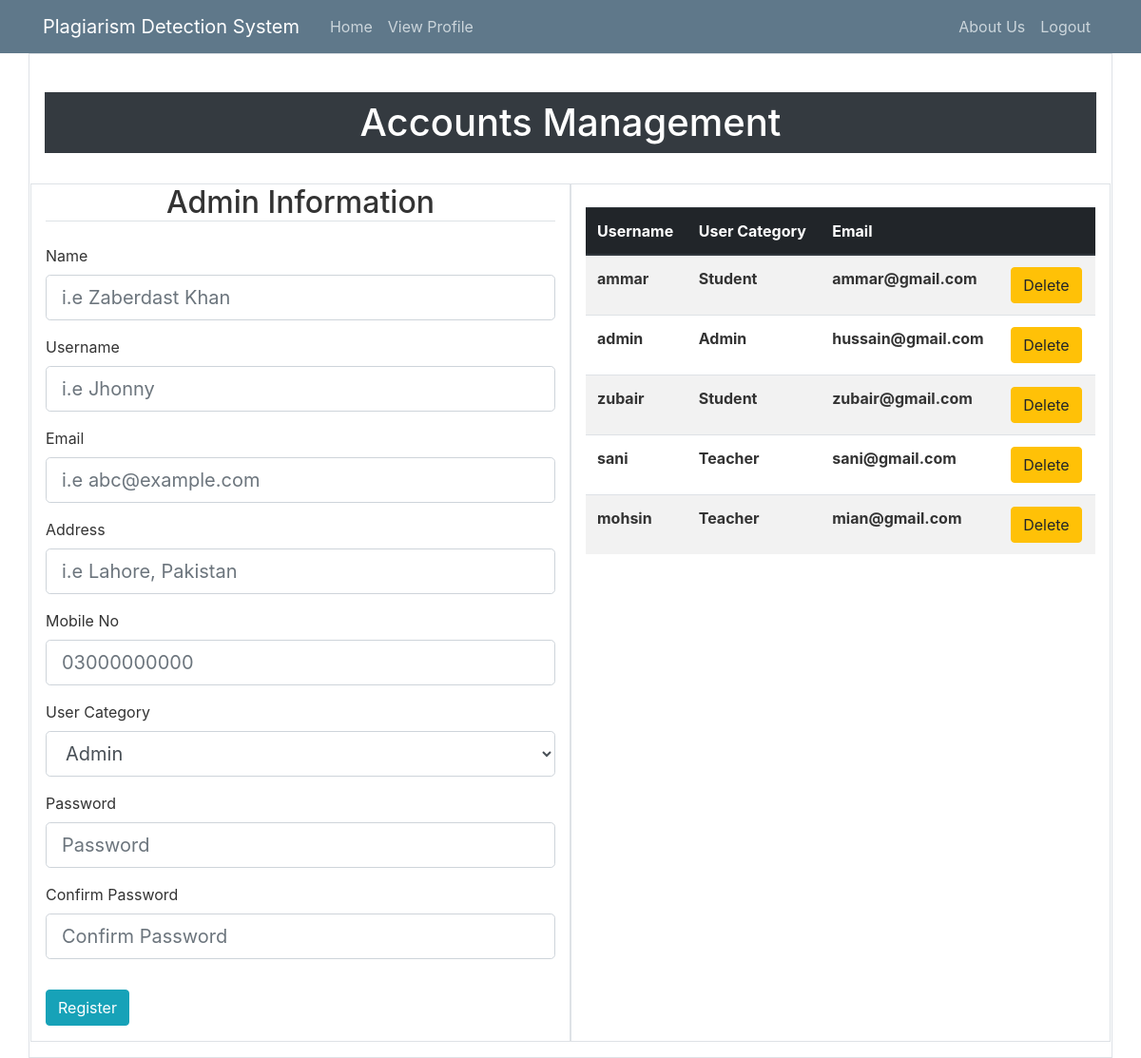
Page /account_management on the committed database.
### lms/models.py (models this page shows, shortened)
class User(db.Model, UserMixin):
    id = db.Column(db.Integer, primary_key=True)
    name = db.Column(db.String(30), unique=False, nullable=False)
    username = db.Column(db.String(20), unique=True, nullable=False)
    email = db.Column(db.String(120), unique=True, nullable=False)
    mobile_no = db.Column(db.String(120), unique=True, nullable=True)
    address = db.Column(db.String(20), unique=False, nullable=True)
    user_category = db.Column(db.String(20), unique=False, nullable=False)
    image_file = db.Column(db.String(20), nullable=False, default='default.jpg')
    password = db.Column(db.String(60), nullable=False)

### lms/routes.py (the view, shortened to what this page needs)
@app.route('/account_management', methods=['GET', 'POST'])
def account_management():
    reg_form = RegistrationForm()
    search_form = UserSearchForm()
    headings = ['Username', 'User Category', 'Email', '']
    data = User.query.all()
    return render_template('account_management.html', title='User Accounts Management', form=reg_form, data=data,
                           headings=headings, search_form=search_form)

### lms/forms.py
class UserSearchForm(FlaskForm):
    search_box = StringField('username',
                             validators=[DataRequired()], render_kw={"placeholder": "Username"})
    search = SubmitField('Search')

### lms/templates/account_management.html (shortened to what this page needs)
{% extends "layout.html" %}
{% block content %}
    <div class="container border p-3">
        <br>
        <div class="bg-dark"><h1 class="text-center text-white py-2"> Accounts Management </h1></div>
        <br>
        <div class="row border">
            <div class="col border-right">
                <form method="POST" action="">
                    <fieldset class="form-group">
                    <legend class="border-bottom mb-4 text-center h2">Admin Information</legend>
                    <div class="form-group">
                            {{ form.name.label(class="form-control-label") }}
                            {% if form.name.errors %}
                                {{ form.name(class="form-control form-control-lg is-invalid") }}
                            <div class="invalid-feedback">
                                {% for error in form.name.errors %}
                                    <span>{{ error }}</span>
                                {% endfor %}
                            </div>
                        {% else %}
                            {{ form.name(class="form-control form-control-lg") }}
                        {% endif %}
                    </div>
                    <div class="form-group">
                            {{ form.username.label(class="form-control-label") }}
                            {% if form.username.errors %}
                                {{ form.username(class="form-control form-control-lg is-invalid") }}
                            <div class="invalid-feedback">
                                {% for error in form.username.errors %}
                                    <span>{{ error }}</span>
                                {% endfor %}
                            </div>
                        {% else %}
                            {{ form.username(class="form-control form-control-lg") }}
                        {% endif %}
                    </div>
                    <div class="form-group">
                        {{ form.email.label(class="form-control-label") }}
                        {% if form.email.errors %}
                            {{ form.email(class="form-control form-control-lg is-invalid") }}
                            <div class="invalid-feedback">
                                {% for error in form.email.errors %}
                                    <span>{{ error }}</span>
                                {% endfor %}
                            </div>
                        {% else %}
                            {{ form.email(class="form-control form-control-lg") }}
                        {% endif %}
                    </div>
                    <div class="form-group">
                        {{ form.address.label(class="form-control-label") }}
                        {% if form.address.errors %}
                            {{ form.address(class="form-control form-control-lg is-invalid") }}
                            <div class="invalid-feedback">
                                {% for error in form.address.errors %}
                                    <span>{{ error }}</span>
                                {% endfor %}
                            </div>
                        {% else %}
                            {{ form.address(class="form-control form-control-lg") }}
                        {% endif %}
                    </div>
                    <div class="form-group">
                        {{ form.mobile_no.label(class="form-control-label") }}
                        {% if form.mobile_no.errors %}
                            {{ form.mobile_no(class="form-control form-control-lg is-invalid") }}
                            <div class="invalid-feedback">
                                {% for error in form.mobile_no.errors %}
                                    <span>{{ error }}</span>
                                {% endfor %}
                            </div>
                        {% else %}
                            {{ form.mobile_no(class="form-control form-control-lg") }}
                        {% endif %}
                    </div>
                    <div class="form-group">
                            {{ form.user_category.label(class="form-control-label") }}
                            {% if form.user_category.errors %}
                                {{ form.user_category(class="form-control form-control-lg is-invalid") }}
                                <div class="invalid-feedback">
                                    {% for error in form.user_category.errors %}
                                        <span>{{ error }}</span>
                                    {% endfor %}
                                </div>
                            {% else %}
                                {{ form.user_category(class="form-control form-control-lg") }}
                            {% endif %}
                        </div>
                    <div class="form-group">
                        {{ form.password.label(class="form-control-label") }}
                        {% if form.password.errors %}
                            {{ form.password(class="form-control form-control-lg is-invalid") }}
                            <div class="invalid-feedback">
                                {% for error in form.password.errors %}
                                    <span>{{ error }}</span>
                                {% endfor %}
                            </div>
                        {% else %}
                            {{ form.password(class="form-control form-control-lg") }}
                        {% endif %}
                    </div>
                    <div class="form-group">
                        {{ form.confirm_password.label(class="form-control-label") }}
                        {% if form.confirm_password.errors %}
                            {{ form.confirm_password(class="form-control form-control-lg is-invalid") }}
                            <div class="invalid-feedback">
                                {% for error in form.confirm_password.errors %}
                                    <span>{{ error }}</span>
                                {% endfor %}
                            </div>
                        {% else %}
                            {{ form.confirm_password(class="form-control form-control-lg") }}
                        {% endif %}
                    </div>
                    </fieldset>
                    <div class="form-group">
                    {{ form.register(class="btn btn-info") }}
                    </div>
                </form>
            </div>
            <div class="col border-left">
                <br>
                <div class="table-responsive">
                    <table class="table table-hover table-striped">
                  <thead class="thead-dark">
                    <tr>
                        {% for heading in headings %}
                      <th scope="col">{{ heading }}</th>
                        {% endfor %}
                    </tr>
                  </thead>
                <tbody>
                {% for row in data %}
                <tr>
                    <th scope="row">{{ row.username }}</th>
                    <th scope="row">{{ row.user_category }}</th>
                    <th scope="row">{{ row.email }}</th>
                    <th scope="row">
                        <a href="/delete_user/{{row.id}}/" class="btn btn-warning btn-xs">Delete</a>
                    </th>
                </tr>
                {% endfor %}
                </tbody>
        </table>
                </div>
            </div>
        </div>
    </div>
{% endblock content %}

### lms/templates/layout.html (shortened to what this page needs)
<!DOCTYPE html>
<html lang="en">
<head>
    <link rel="stylesheet" href="https://maxcdn.bootstrapcdn.com/bootstrap/4.0.0/css/bootstrap.min.css">
	<link rel="stylesheet" type="text/css" href="{{ url_for('static', filename='main.css') }}">
</head>
<body style="background: #ffffff">
    <header class="site-header">
      <nav class="navbar navbar-expand-md navbar-dark bg-steel">
        <div class="container">
          <a class="navbar-brand mr-4" href="{{ url_for('home') }}">Plagiarism Detection System</a>
          <div class="collapse navbar-collapse" id="navbarToggle">
            <div class="navbar-nav mr-auto">
              <a class="nav-item nav-link" href="{{ url_for('home') }}">Home</a>
                <a class="nav-item nav-link" href="{{ url_for('user_profile') }}">View Profile</a>
            </div>
            <div class="navbar-nav">
                <a class="nav-item nav-link" href="#">About Us</a>
                <a class="nav-item nav-link" href="{{ url_for('logout') }}">Logout</a>
            </div>
          </div>
        </div>
      </nav>
    </header>
    {% block content %} {% endblock %}
</body>
</html>

### lms/static/main.css (style rules this page uses)
body { background: #fafafa; color: #333333; }
h1, h2, h3, h4, h5, h6 { color: #444444; }
.bg-steel { background-color: #5f788a; }
.site-header .navbar-nav .nav-link { color: #cbd5db; }

### rows in the picture
User: username "ammar", user_category "Student", email "ammar@gmail.com"
User: username "admin", user_category "Admin", email "hussain@gmail.com"
User: username "zubair", user_category "Student", email "zubair@gmail.com"
User: username "sani", user_category "Teacher", email "sani@gmail.com"
User: username "mohsin", user_category "Teacher", email "mian@gmail.com"

### other values in the picture
{{ heading }} "Username" "User Category" "Email"
